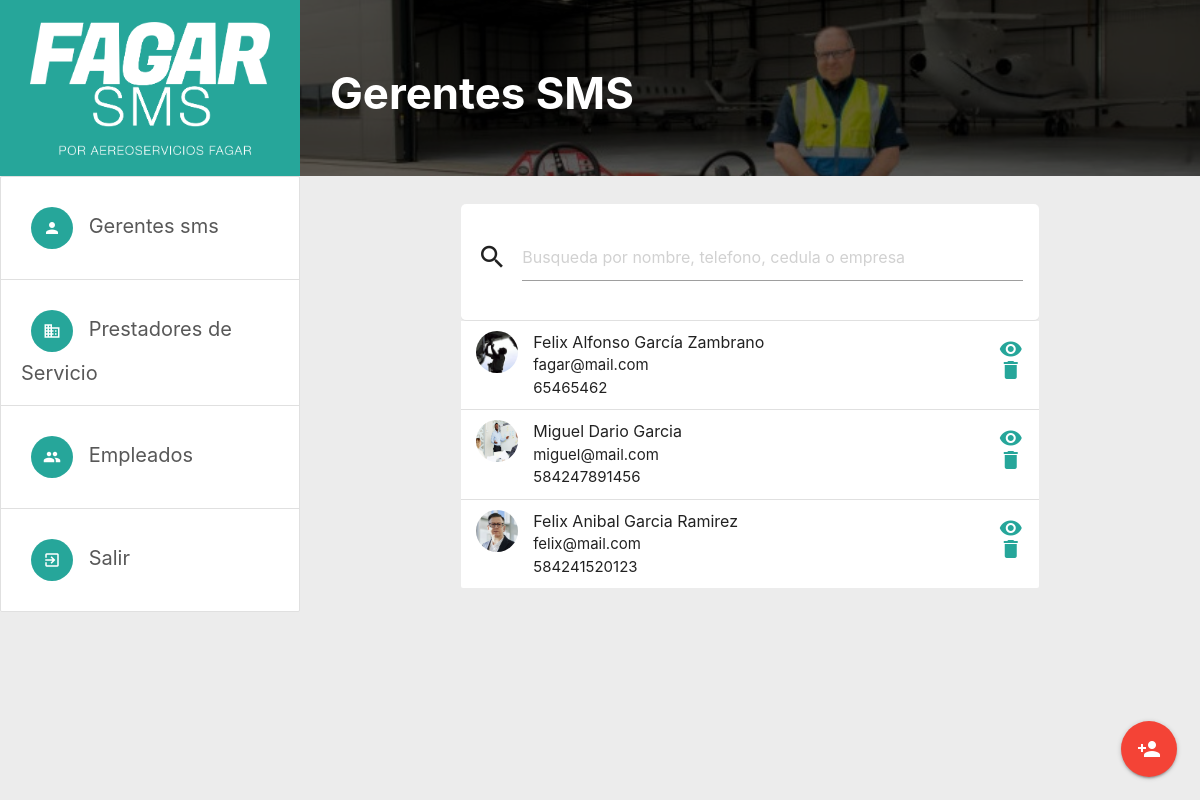
/dashboard/sms-managers-list/, run on the app's committed database.
### users/models.py (models this page shows, shortened)
class SmsManager(models.Model):
    user        = models.OneToOneField(User, on_delete=models.CASCADE, primary_key=True)
    name        = models.CharField(max_length=50)
    last_name   = models.CharField(max_length=50)
    career      = models.CharField(max_length=50, default='')
    phone       = models.PositiveBigIntegerField(null=False, default=0)
    photo       = models.ImageField(upload_to='sms_managers/profile_pics/', default='sms_managers/profile_pics/default_user_profile_pic.png')

class User(AbstractBaseUser, PermissionsMixin):
    email           = models.EmailField(unique=True, blank=False)
    is_sms_manager	= models.BooleanField(default=False)
    is_employee	= models.BooleanField(default=False)
    is_superuser = models.BooleanField(
        _('superuser status'),
        default=False,
        help_text=_('Do you think you can be a Superuser?'),
    )
    is_staff = models.BooleanField(
        _('staff status'),
        default=False,
        help_text=_('Designates whether the user can log into this site.'),
    )
    is_active = models.BooleanField(
        _('active'),
        default=True,
        help_text=_(
            'Designates whether this user should be treated as active. '
            'Unselect this instead of deleting accounts.'
        ),
    )
    USERNAME_FIELD = 'email'
    objects = MyUserManager()
    def __str__(self):
        return self.email

### superuser/views.py (the view)
# urls.py: path('dashboard/sms-managers-list/', AdminSmsManagerListView.as_view(), name='sms-manager-list'),
class AdminSmsManagerListView(ListView):
    model = SmsManager
    ordering = ('name', )
    paginate_by = 10
    context_object_name = 'sms_managers'
    template_name = 'superuser/smsManager/smsManagerList.html'
    def get_queryset(self):
        queryset = SmsManager.objects.all()
        return queryset

### superuser/templates/superuser/smsManager/smsManagerList.html (shortened to what this page needs)
{% extends '../AdminDashboard.html' %}
{% load static %}
{% block dashboard %}
{% include './smsManagerHeader.html' %}
<div class="col m2 hide-on-med-and-down">
</div>
<div class="col s12 m8 center-by-margin">
    <div class="fixed-action-btn">
        <a class="btn-floating btn-large waves-effect waves-light red tooltipped" data-position="top" data-tooltip="Crear Gerente SMS" href="{% url 'superuser:sms-manager-create' %}">
            <i class="material-icons">person_add</i>
        </a>
    </div>
    <ul class="collection with-header mb-mobile-for-floating-btn">
        <li class="collection-header">
            <div class="input-field">
                <i class="material-icons prefix">search</i>
                <input type="text" placeholder="Busqueda por nombre, telefono, cedula o empresa">
            </div>
        </li>
        {% for instance in sms_managers.all %}
        <li class="collection-item avatar">
            <img src="{{ instance.photo.url }}" alt="" class="circle">
            <span class="title">{{ instance.name }} {{ instance.last_name }}</span>
            <p>{{ instance.user }}<br>
                {{ instance.phone }}
            </p>
            <a href="{% url 'superuser:sms-manager-detail' instance.user.id %}" class="secondary-content tooltipped" data-position="top" data-tooltip="ver y editar">
                <i class="material-icons">remove_red_eye</i>
            </a>
            <a href="#!" class="secondary-content tooltipped" data-position="top" data-tooltip="Eliminar" style="top: 2.5rem;">
                <i class="material-icons">delete</i>
            </a>
          </li>
        {% endfor %}
      </ul>
</div>
<div class="col m2 hide-on-med-and-down">
</div>
{% endblock %}

### superuser/templates/superuser/AdminDashboard.html (shortened to what this page needs)
{% extends 'dashboardBase.html' %}
{% load static %}
{% block content %}
<div class="row mb-0">
    {% include './leftSidePanel.html' %}
    <div class="col s12 m9 pl-0 pr-0 main-content">
        {% block dashboard %}
        {% endblock %}
    </div>
</div>
{% endblock %}

### templates/dashboardBase.html (shortened to what this page needs)
{% load static %}
<!DOCTYPE html>
<html lang="es">
<head>
    <link type="text/css" rel="stylesheet" href="{% static 'css/materialize.min.css' %} "  media="screen,projection"/>
    <link type="text/css" rel="stylesheet" href="{% static 'css/dashboard.css' %} "  media="screen,projection"/>
    <link type="text/css" rel="stylesheet" href="{% static 'css/margins.css' %} "  media="screen,projection"/>
    <link type="text/css" rel="stylesheet" href="{% static 'css/paddings.css' %} "  media="screen,projection"/>
    <link type="text/css" rel="stylesheet" href="{% static 'css/util.css' %} "  media="screen,projection"/>
    <link type="text/css" rel="stylesheet" href="{% static 'css/indicators.css' %} "  media="screen,projection"/>
    <link type="text/css" rel="stylesheet" href="{% static 'css/newstyles.css' %} "  media="screen,projection"/>
</head>
<body>
  {% block content %}
  {% endblock %}
</body>
</html>

### superuser/templates/superuser/leftSidePanel.html
<div class="col m3 left-side pl-0 pr-0 menu-container">
    <div class="green-material-square">
      <div class="menu-logo"></div>
    </div>
    <div>
      <ul class="collection principal-menu mt-0">
        <li class="collection-item avatar principal-menu-item">
          <a href="{% url 'superuser:sms-manager-list' %}">
            <i class="material-icons circle">person</i>
            Gerentes sms
          </a>
        </li>
        <li class="collection-item avatar principal-menu-item">
          <a href="{% url 'superuser:company-list' %}">
            <i class="material-icons circle green">business</i>
            Prestadores de Servicio
          </a>
        </li>
        <li class="collection-item avatar principal-menu-item">
          <a href="{% url 'superuser:employee-list' %}">
            <i class="material-icons circle blue">group</i>
            Empleados
          </a>
        </li>
        <li class="collection-item avatar principal-menu-item">
          <a href="{% url 'landing:logout' %}">
            <i class="material-icons circle red">exit_to_app</i>
            Salir
          </a>
        </li>
      </ul>
    </div>
</div>

### superuser/templates/superuser/smsManager/smsManagerHeader.html
<div class="row sms-manager-background">
    <div class="overlay-banner white-text">
        <div class="valign-wrapper">
            <h3 class="ml-2 mt1">Gerentes SMS</h3>
        </div>
    </div>
</div>

### static/css/dashboard.css (style rules this page uses)
.green-material-square { min-height: 30vh; background-color: #26a69a; overflow: auto; }
.sms-manager-background { background: url("../Images/action-banners/sms-manager.jpeg") no-repeat; background-size: cover; background-position-y: 20%; padding: 0px; margin-left: 0 !important; margin-right: 0 !important; }
.overlay-banner { display: block; width: 100%; height: 106px; top: 0; left: 0; right: 0; bottom: 0; background-color: rgba(0,0,0,0.6); z-index: 2; padding: 0px; margin-top: 0px; }
.overlay-banner .valign-wrapper h3 { font-weight: bold; }

### static/css/margins.css (style rules this page uses)
.mb-0 { margin-bottom: 0rem !important; }
.mt-0 { margin-top: 0rem !important; }
.ml-2 { margin-left: 2rem !important; }

### static/css/paddings.css (style rules this page uses)
.mb-0 { padding-bottom: 0rem !important; }
.pl-0 { padding-left: 0rem !important; }
.pr-0 { padding-right: 0rem !important; }

### static/css/util.css (style rules this page uses)
.center-by-margin { margin-left: auto !important; margin-right: auto !important; }

### static/css/newstyles.css (style rules this page uses)
html { background-color: #ececec; }
.green-material-square { display: grid; padding: 7% 0; background-color: #26a69a; overflow: auto; }
.menu-logo { display: block; background:none; background-image: url(../Images/logofagar.png); background-repeat: no-repeat; background-position: center; background-size: contain; width: 80%; height: 100%; padding: 10%; margin: 0 10%; }
.menu-container { height: 100vh; }
.menu-container .green-material-square { min-height: 22vh; }
.menu-container .principal-menu .principal-menu-item { padding: 20px; min-height: auto; }
.menu-container .principal-menu .principal-menu-item a { color: #585858; display: block; font-size: 20px; }
.menu-container .principal-menu .principal-menu-item a i { position: inherit !important; margin: 10px; background-color: #26a69a !important; }
.main-content { background-color: #ececec; height: 100vh; overflow: scroll; overflow-x: hidden; }
.main-content .main-content-center > .row, .card.horizontal, .collection-header { padding: 16px !important; background-color: #fff !important; border-radius: 5px !important; }
.main-content .collection.with-header { border: none !important; }
.main-content .main-content-center > .row *, .card.horizontal, .collection-header { box-shadow: none !important; }
.overlay-banner { height: 22vh; }
.overlay-banner .valign-wrapper { height: 100%; }

### data on the page
SmsManager: photo (picture), name "Felix Alfonso", last_name "García Zambrano", user "fagar@mail.com", phone "65465462"
SmsManager: photo (picture), name "Miguel Dario", last_name "Garcia", user "miguel@mail.com", phone "584247891456"
SmsManager: photo (picture), name "Felix Anibal", last_name "Garcia Ramirez", user "felix@mail.com", phone "584241520123"
